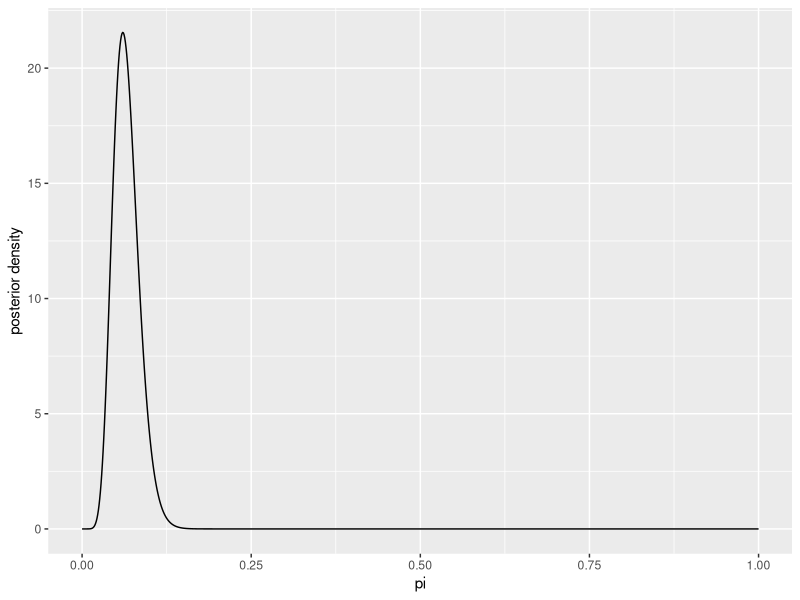

Reproduce this figure in R.
# prior
alpha_star <- 3
beta_star <- 15

# data
N <- 150
k <- 8

# posterior
alpha_prime <- alpha_star + k
beta_prime <- beta_star + (N - k)

# plot posterior pdf
library(ggplot2)
ggplot() +
  xlim(0, 1) +
  stat_function(fun = dbeta, n = 1001,
                args = list(shape1 = alpha_prime, 
                            shape2 = beta_prime)) +
  labs(x = "pi",
       y = "posterior density")

# find posterior mean
alpha_prime/(alpha_prime + beta_prime)

# find posterior median
qbeta(0.5, shape1 = alpha_prime, shape2 = beta_prime)

# find posterior mode
(alpha_prime - 1)/(alpha_prime + beta_prime - 2)

# 90% equal-tailed credible interval
qbeta(c(0.05, 0.95), shape1 = alpha_prime, shape2 = beta_prime)

# posterior simulation
pi_tilde <- rbeta(10000, shape1 = alpha_prime, shape2 = beta_prime)
oof_tilde <- (1 - pi_tilde)/pi_tilde

mean(oof_tilde)  # correct
(1 - mean(pi_tilde))/mean(pi_tilde)  # NOT correct
